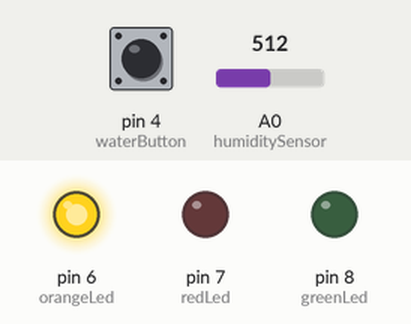
Simulated run of this sketch. Board: Arduino Uno, built with avr-gcc and run on an emulated ATmega328P. Shown: output pins drawn as LEDs (lit = HIGH). Inputs (shaded band) come from the test bench; at power-on: A0 (humiditySensor) = 512, pin 4 (waterButton) HIGH. What the sketch prints to the serial monitor is not drawn.

Above: at 1.3 s.
1.4 s: A0 (humiditySensor) set to 582
2.9 s: A0 (humiditySensor) set to 614
At 4.1 s:
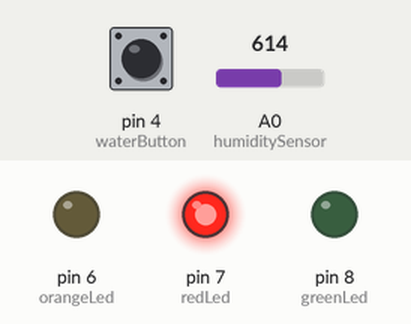
4.5 s: A0 (humiditySensor) set to 122
At 5.3 s:
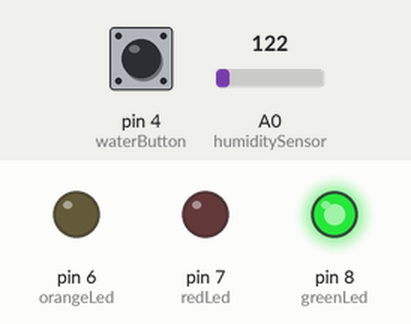
8.1 s: A0 (humiditySensor) set to 240
9.7 s: A0 (humiditySensor) set to 259
At 10.9 s:
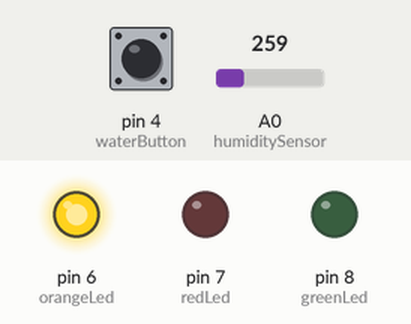
Timing chart, 0 to 12.5 s (numbered marks = the images above; inputs shaded):
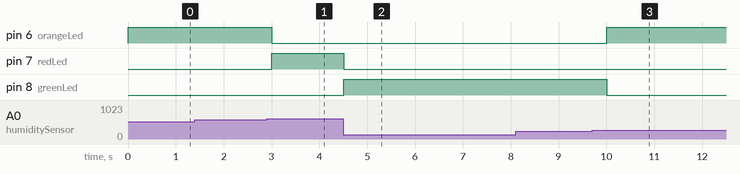

The sketch:

Pet_Plant.ino
```cpp
int   greenLed = 8;
int   redLed = 7;
int   orangeLed = 6;
int   humiditySensor = A0;
int   waterButton = 4;
int   waterProgress = 0;

struct PlantProfile {
  const char *name;
  int        dryMax;
  int        okMax;
};

PlantProfile orchid = {
  "Orchid",
  250,
  600
};

enum   PlantState {
  DRY,
  OK,
  WET
};

void setup() {
  Serial.begin(9600);

  pinMode(greenLed, OUTPUT);
  pinMode(redLed, OUTPUT);
  pinMode(orangeLed, OUTPUT);
  pinMode(waterButton, INPUT_PULLUP);
}

void  dryPlant(int humidityValue)
{
  digitalWrite(greenLed, HIGH);
  digitalWrite(redLed, LOW);
  digitalWrite(orangeLed, LOW);
  Serial.print("Humidity value: ");
  Serial.println(humidityValue);
  Serial.print(" -> so very dry ! ");
}

void  okPlant(int humidityValue)
{
  digitalWrite(orangeLed, HIGH);
  digitalWrite(greenLed, LOW);
  digitalWrite(redLed, LOW);
  Serial.print("Humidity value: ");
  Serial.println(humidityValue);
  Serial.print(" -> perfect ! ");
}

void  wetPlant(int humidityValue)
{
  digitalWrite(redLed, HIGH);
  digitalWrite(greenLed, LOW);
  digitalWrite(orangeLed, LOW);
  Serial.print("Humidity value: ");
  Serial.println(humidityValue);
  Serial.print(" -> Too much water ! ");
}

PlantState  getPlantState(int humidityValue, PlantProfile plant)
{
  if (humidityValue <= plant.dryMax)
    return DRY;
  else if (humidityValue <= plant.okMax)
    return OK;
  else
    return WET;
}

void  showPlantState(PlantState state, int humidityValue)
{
  if (state == DRY)
    dryPlant(humidityValue);
  else if (state == OK)
    okPlant(humidityValue);
  else if (state == WET)
    wetPlant(humidityValue);
  else
  {
    digitalWrite(greenLed, LOW);
    digitalWrite(redLed, LOW);
    digitalWrite(orangeLed, LOW);
  }
}

void  showWaterBar(int waterProgress)
{
  Serial.print("Watering: ");
  Serial.print(waterProgress);
  Serial.println("%");
}

int getWaterProgress(int humidityValue, PlantProfile plant)
{
  int progress;

  progress = humidityValue * 100 / plant.dryMax;

  if (progress > 100)
    progress = 100;
  if (progress < 0)
    progress = 0;

  return progress;
}

void  waterPlant(PlantState state)
{
  int buttonState = digitalRead(waterButton);

  if (buttonState == LOW && state == DRY)
  {
    waterProgress += 5;
    if (waterProgress > 100)
      waterProgress = 100;
    // Serial.println("Watering...");
    showWaterBar(waterProgress);
  }
}

void loop() {
  int humidityValue = analogRead(humiditySensor);

  // int waterProgress = getWaterProgress(humidityValue, orchid);
  PlantState state = getPlantState(humidityValue, orchid);

  showPlantState(state, humidityValue);
  waterPlant(state);
  delay(500);
}
```

Measured:
- the behaviour switches between 600 and 601 on A0 (humiditySensor) (found by bisection; images 0 and 1)
- the behaviour switches between 250 and 251 on A0 (humiditySensor) (found by bisection; images 2 and 3)
- after the input at 1.4 s, every drawn part: stays the same
- after the input at 2.9 s, pin 6 (orangeLed): HIGH → LOW after 0.10 s; pin 7 (redLed): LOW → HIGH after 0.10 s
- after the input at 4.5 s, pin 7 (redLed): HIGH → LOW at once; pin 8 (greenLed): LOW → HIGH at once
- after the input at 8.1 s, every drawn part: stays the same
- after the input at 9.7 s, pin 6 (orangeLed): LOW → HIGH after 0.31 s; pin 8 (greenLed): HIGH → LOW after 0.31 s
